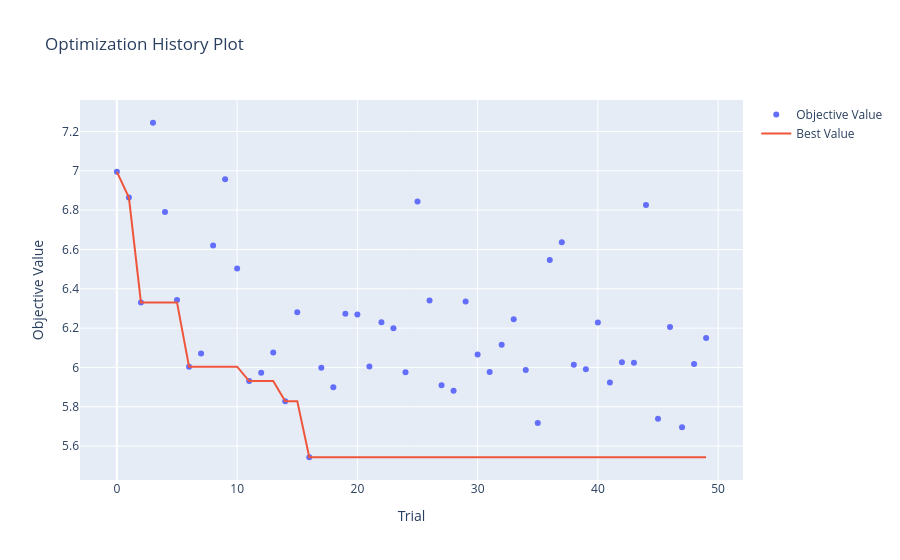

Source (notebook cell):
### Code cell
optuna.visualization.plot_optimization_history(study)

### Figure 1 — Plotly figure (JSON) as saved in the notebook; plotly's stock layout.template omitted (floating-point values rounded to 4 significant figures)
{"data": [{"mode": "markers", "name": "Objective Value", "type": "scatter", "x": [0, 1, 2, 3, 4, 5, 6, 7, 8, 9, 10, 11, 12, 13, 14, 15, 16, 17, 18, 19, 20, 21, 22, 23, 24, 25, 26, 27, 28, 29, 30, 31, 32, 33, 34, 35, 36, 37, 38, 39, 40, 41, 42, 43, 44, 45, 46, 47, 48, 49], "y": [6.995, 6.864, 6.331, 7.245, 6.791, 6.343, 6.004, 6.07, 6.62, 6.957, 6.503, 5.931, 5.973, 6.076, 5.828, 6.281, 5.543, 5.999, 5.899, 6.274, 6.27, 6.005, 6.229, 6.199, 5.976, 6.844, 6.34, 5.91, 5.881, 6.336, 6.065, 5.976, 6.115, 6.245, 5.988, 5.717, 6.547, 6.636, 6.014, 5.991, 6.228, 5.924, 6.026, 6.023, 6.826, 5.739, 6.206, 5.696, 6.018, 6.15]}, {"mode": "lines", "name": "Best Value", "type": "scatter", "x": [0, 1, 2, 3, 4, 5, 6, 7, 8, 9, 10, 11, 12, 13, 14, 15, 16, 17, 18, 19, 20, 21, 22, 23, 24, 25, 26, 27, 28, 29, 30, 31, 32, 33, 34, 35, 36, 37, 38, 39, 40, 41, 42, 43, 44, 45, 46, 47, 48, 49], "y": [6.995, 6.864, 6.331, 6.331, 6.331, 6.331, 6.004, 6.004, 6.004, 6.004, 6.004, 5.931, 5.931, 5.931, 5.828, 5.828, 5.543, 5.543, 5.543, 5.543, 5.543, 5.543, 5.543, 5.543, 5.543, 5.543, 5.543, 5.543, 5.543, 5.543, 5.543, 5.543, 5.543, 5.543, 5.543, 5.543, 5.543, 5.543, 5.543, 5.543, 5.543, 5.543, 5.543, 5.543, 5.543, 5.543, 5.543, 5.543, 5.543, 5.543]}, {"marker": {"color": "#cccccc"}, "mode": "markers", "name": "Infeasible Trial", "showlegend": false, "type": "scatter", "x": [], "y": []}], "layout": {"title": {"text": "Optimization History Plot"}, "xaxis": {"title": {"text": "Trial"}}, "yaxis": {"title": {"text": "Objective Value"}}}}
